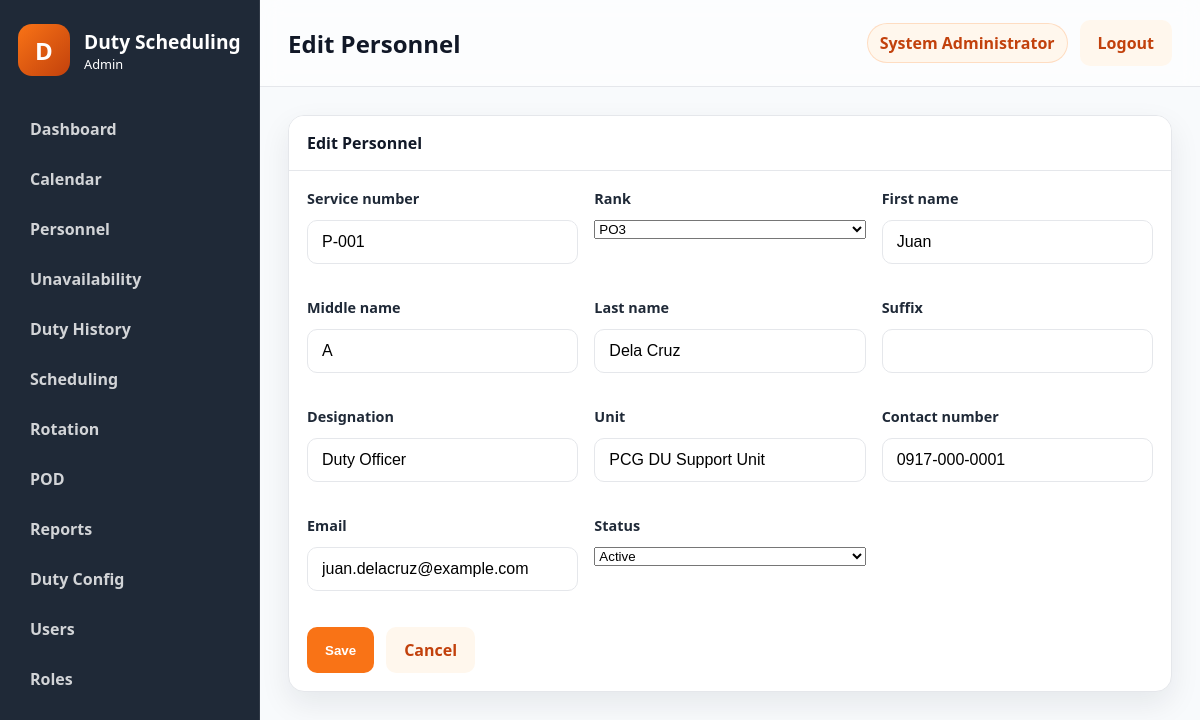
The page /public/?route=personnel/edit&id=1 (signed in) on the database its author committed.
### tables this page shows
CREATE TABLE users (
    id INT NOT NULL AUTO_INCREMENT,
    username VARCHAR(50) NOT NULL,
    password_hash VARCHAR(255) NOT NULL,
    full_name VARCHAR(100) NOT NULL,
    email VARCHAR(100) NULL,
    role_id INT NOT NULL,
    status ENUM('active','inactive') NOT NULL DEFAULT 'active',
    failed_login_attempts INT NOT NULL DEFAULT 0,
    locked_until DATETIME NULL,
    last_login DATETIME NULL,
    created_at TIMESTAMP NOT NULL DEFAULT CURRENT_TIMESTAMP,
    updated_at TIMESTAMP NOT NULL DEFAULT CURRENT_TIMESTAMP ON UPDATE CURRENT_TIMESTAMP,
    PRIMARY KEY (id),
    UNIQUE KEY uk_users_username (username),
    KEY idx_users_role_id (role_id),
    CONSTRAINT fk_users_role_id FOREIGN KEY (role_id) REFERENCES roles (id)
        ON UPDATE CASCADE
        ON DELETE RESTRICT
);

CREATE TABLE personnel (
    id INT NOT NULL AUTO_INCREMENT,
    service_number VARCHAR(20) NOT NULL,
    first_name VARCHAR(50) NOT NULL,
    middle_name VARCHAR(50) NULL,
    last_name VARCHAR(50) NOT NULL,
    suffix VARCHAR(20) NULL,
    designation VARCHAR(100) NULL,
    unit VARCHAR(100) NULL,
    contact_number VARCHAR(30) NULL,
    email VARCHAR(100) NULL,
    status ENUM('active','inactive') NOT NULL DEFAULT 'active',
    rank_id INT NOT NULL,
    created_at TIMESTAMP NOT NULL DEFAULT CURRENT_TIMESTAMP,
    updated_at TIMESTAMP NOT NULL DEFAULT CURRENT_TIMESTAMP ON UPDATE CURRENT_TIMESTAMP,
    PRIMARY KEY (id),
    UNIQUE KEY uk_personnel_service_number (service_number),
    KEY idx_personnel_rank_id (rank_id),
    KEY idx_personnel_status (status),
    CONSTRAINT fk_personnel_rank_id FOREIGN KEY (rank_id) REFERENCES ranks (id)
        ON UPDATE CASCADE
        ON DELETE RESTRICT
);

CREATE TABLE ranks (
    id INT NOT NULL AUTO_INCREMENT,
    rank_name VARCHAR(50) NOT NULL,
    rank_abbr VARCHAR(10) NOT NULL,
    rank_order INT NOT NULL,
    is_active TINYINT(1) NOT NULL DEFAULT 1,
    created_at TIMESTAMP NOT NULL DEFAULT CURRENT_TIMESTAMP,
    updated_at TIMESTAMP NOT NULL DEFAULT CURRENT_TIMESTAMP ON UPDATE CURRENT_TIMESTAMP,
    PRIMARY KEY (id),
    UNIQUE KEY uk_ranks_rank_abbr (rank_abbr),
    KEY idx_ranks_rank_order (rank_order)
);

### controllers/PersonnelController.php (called while the page is built, shortened)
<?php
class PersonnelController
{
    public function edit(): void
    {
        $id = (int) ($_GET['id'] ?? 0);
        $person = Personnel::findById($id);
        $pageTitle = 'Edit Personnel';
        $ranks = Rank::active();
        include APP_ROOT . '/views/layouts/layout.php';
    }
}

### core/functions.php (called while the page is built, shortened)
<?php
function normalize_permission(string $permission): string
{
    $normalized = trim(strtolower($permission));
    $normalized = str_replace(':', '.', $normalized);
    $normalized = str_replace('_', '.', $normalized);
    return $normalized;
}
function e(mixed $value): string
{
    return htmlspecialchars((string) $value, ENT_QUOTES, 'UTF-8');
}
function user_has_permission(string $permission): bool
{
    $user = current_user();
    $permissions = $user['permissions'] ?? [];
    return in_array(normalize_permission($permission), $permissions, true);
}
function dispatch_controller(string $controllerName, string $methodName): void
{
    $controller = new $controllerName();
    $controller->{$methodName}();
}

### public/index.php (called while the page is built, shortened)
<?php
$route = trim((string) ($_GET['route'] ?? ''), " /\t\n\r");
$routeResolver = resolve_route($route);
[$controllerName, $actionName] = $routeResolver;
if ($route !== 'auth/login' && $route !== 'auth/logout' && !is_logged_in()) {
    redirect(APP_PUBLIC_URL . '/?route=auth/login');
}
dispatch_controller($controllerName, $actionName);

### core/auth.php (called while the page is built, shortened)
<?php
function is_logged_in(): bool
{
    $user = current_user();
    return !empty($user);
}
function current_user(): ?array
{
    $sessionUser = $_SESSION['user'] ?? null;
    $userId = (int) ($_SESSION['user_id'] ?? 0);
    if (is_array($sessionUser) && !empty($sessionUser['id'])) {
        $user = User::findById($userId);
        $role = Role::findById((int) ($user['role_id'] ?? 0));
        $user['role_name'] = $role['role_name'] ?? ($sessionUser['role_name'] ?? '');
        $user['permissions'] = Role::getPermissionsForRoleId((int) ($user['role_id'] ?? 0));
        return $user;
    }
    $user = User::findById($userId);
    $role = Role::findById((int) ($user['role_id'] ?? 0));
    $user['role_name'] = $role['role_name'] ?? '';
    $user['permissions'] = Role::getPermissionsForRoleId((int) ($user['role_id'] ?? 0));
    return $user;
}

### models/User.php (called while the page is built, shortened)
<?php
class User
{
    public static function findById(int $id): ?array
    {
        $pdo = get_db();
        $statement = $pdo->prepare(
            'SELECT u.*, r.role_name, r.permissions AS role_permissions
             FROM users u
             LEFT JOIN roles r ON r.id = u.role_id
             WHERE u.id = :id
             LIMIT 1'
        );
        $statement->execute([':id' => $id]);
        $user = $statement->fetch();
        $user['permissions'] = Role::decodePermissions($user['role_permissions'] ?? '[]');
        return $user;
    }
}

### models/Role.php (called while the page is built, shortened)
<?php
class Role
{
    public static function findById(int $id): ?array
    {
        $pdo = get_db();
        $statement = $pdo->prepare('SELECT * FROM roles WHERE id = :id LIMIT 1');
        $statement->execute([':id' => $id]);
        $role = $statement->fetch();
        return $role ?: null;
    }
    public static function getPermissionsForRoleId(int $roleId): array
    {
        $role = self::findById($roleId);
        return self::decodePermissions($role['permissions'] ?? '[]');
    }
    public static function decodePermissions(mixed $permissions): array
    {
        $values = [];
        if (is_array($permissions)) {
            $values = array_values($permissions);
        } else {
            $decoded = json_decode((string) $permissions, true);
            if (is_array($decoded)) {
                $values = array_values($decoded);
            }
        }
        $normalized = [];
        foreach ($values as $value) {
            $normalized[] = normalize_permission((string) $value);
        }
        return array_values(array_unique($normalized));
    }
}

### models/Personnel.php (called while the page is built, shortened)
<?php
class Personnel
{
    public static function findById(int $id): ?array
    {
        $pdo = get_db();
        $statement = $pdo->prepare(
            'SELECT p.*, r.rank_abbr, r.rank_name
             FROM personnel p
             LEFT JOIN ranks r ON r.id = p.rank_id
             WHERE p.id = :id
             LIMIT 1'
        );
        $statement->execute([':id' => $id]);
        $person = $statement->fetch();
        return $person ?: null;
    }
}

### models/Rank.php (called while the page is built, shortened)
<?php
class Rank
{
    public static function active(): array
    {
        $pdo = get_db();
        $statement = $pdo->prepare('SELECT * FROM ranks WHERE is_active = 1 ORDER BY rank_order DESC, id ASC');
        $statement->execute();
        return $statement->fetchAll() ?: [];
    }
}

### views/personnel/form.php (the view, shortened to what this page needs)
<?php
$personData = $person ?? ['id' => 0, 'service_number' => '', 'first_name' => '', 'middle_name' => '', 'last_name' => '', 'suffix' => '', 'designation' => '', 'unit' => '', 'contact_number' => '', 'email' => '', 'status' => 'active', 'rank_id' => 0];
?>
<div class="panel">
    <div class="panel-header">
        <span><?= e($pageTitle); ?></span>
    </div>
    <div class="panel-body">
        <form method="post" action="<?= e(APP_PUBLIC_URL . '/?route=personnel/save'); ?>" class="stack-form">
            <div class="form-grid">
                <div class="form-group">
                    <label>Service number</label>
                    <input type="text" name="service_number" value="<?= e($personData['service_number'] ?? ''); ?>" required>
                </div>
                <div class="form-group">
                    <label>Rank</label>
                    <select name="rank_id" required>
                        <?php foreach ($ranks as $rank): ?>
                            <option value="<?= e((string) $rank['id']); ?>" <?= ((int) ($personData['rank_id'] ?? 0) === (int) $rank['id']) ? 'selected' : ''; ?>>
                                <?= e($rank['rank_name']); ?>
                            </option>
                        <?php endforeach; ?>
                    </select>
                </div>
                <div class="form-group">
                    <label>First name</label>
                    <input type="text" name="first_name" value="<?= e($personData['first_name'] ?? ''); ?>" required>
                </div>
                <div class="form-group">
                    <label>Middle name</label>
                    <input type="text" name="middle_name" value="<?= e($personData['middle_name'] ?? ''); ?>">
                </div>
                <div class="form-group">
                    <label>Last name</label>
                    <input type="text" name="last_name" value="<?= e($personData['last_name'] ?? ''); ?>" required>
                </div>
                <div class="form-group">
                    <label>Suffix</label>
                    <input type="text" name="suffix" value="<?= e($personData['suffix'] ?? ''); ?>">
                </div>
                <div class="form-group">
                    <label>Designation</label>
                    <input type="text" name="designation" value="<?= e($personData['designation'] ?? ''); ?>">
                </div>
                <div class="form-group">
                    <label>Unit</label>
                    <input type="text" name="unit" value="<?= e($personData['unit'] ?? ''); ?>">
                </div>
                <div class="form-group">
                    <label>Contact number</label>
                    <input type="text" name="contact_number" value="<?= e($personData['contact_number'] ?? ''); ?>">
                </div>
                <div class="form-group">
                    <label>Email</label>
                    <input type="email" name="email" value="<?= e($personData['email'] ?? ''); ?>">
                </div>
                <div class="form-group">
                    <label>Status</label>
                    <select name="status">
                        <option value="active" <?= (($personData['status'] ?? 'active') === 'active') ? 'selected' : ''; ?>>Active</option>
                    </select>
                </div>
            </div>
            <div class="button-row">
                <button type="submit" class="btn btn-primary">Save</button>
                <a class="btn btn-secondary" href="<?= e(APP_PUBLIC_URL . '/?route=personnel/index'); ?>">Cancel</a>
            </div>
        </form>
    </div>
</div>

### views/layouts/layout.php (shortened to what this page needs)
<?php
$user = $user ?? current_user();
$pageTitle = $pageTitle ?? 'Dashboard';
$viewFile = $viewFile ?? APP_ROOT . '/views/dashboard/index.php';
?>
<!doctype html>
<html lang="en">
<head>
    <link rel="stylesheet" href="<?= e(APP_PUBLIC_URL . '/assets/css/app.css'); ?>">
    <link rel="stylesheet" href="<?= e(APP_PUBLIC_URL . '/assets/css/print.css'); ?>">
</head>
<body class="app-body">
    <div class="app-shell">
        <?php include APP_ROOT . '/views/layouts/sidebar.php'; ?>
        <main class="main-panel">
            <header class="topbar no-print">
                <div>
                    <h1><?= e($pageTitle); ?></h1>
                </div>
                <div class="topbar-actions">
                    <span class="user-pill"><?= e($user['full_name'] ?? 'Administrator'); ?></span>
                    <a class="btn btn-secondary" href="<?= e(APP_PUBLIC_URL . '/?route=auth/logout'); ?>">Logout</a>
                </div>
            </header>
            <section class="content-area">
                <?php include $viewFile; ?>
            </section>
        </main>
    </div>
</body>
</html>

### public/assets/css/app.css (style rules this page uses)
:root { --primary: #F97316; --primary-dark: #C2410C; --primary-light: #FFF7ED; --dark: #1F2937; --bg: #F8FAFC; --border: #E5E7EB; --text: #111827; --muted: #6B7280; --shadow: 0 12px 30px rgba(15, 23, 42, 0.08); --radius: 16px; --card-bg: #FFFFFF; --danger: #DC2626; --success: #16A34A; --warning: #F59E0B; }
* { box-sizing: border-box; }
html, body { margin: 0; min-height: 100%; font-family: "Segoe UI", Tahoma, Geneva, Verdana, sans-serif; background: var(--bg); color: var(--text); }
body { min-height: 100vh; }
.login-form, .form-group { display: flex; flex-direction: column; gap: 12px; }
.form-group { margin-bottom: 18px; }
label { color: var(--dark); font-weight: 600; font-size: 0.9rem; }
input { width: 100%; padding: 12px 14px; border: 1px solid var(--border); border-radius: 10px; background: #fff; font-size: 1rem; }
.btn { display: inline-flex; align-items: center; justify-content: center; padding: 12px 18px; border: none; border-radius: 10px; text-decoration: none; cursor: pointer; font-weight: 600; transition: opacity 0.2s ease; }
.btn-primary { background: var(--primary); color: #fff; }
.btn-secondary { background: var(--primary-light); color: var(--primary-dark); }
.app-body { background: var(--bg); }
.app-shell { display: flex; min-height: 100vh; }
.main-panel { flex: 1; display: flex; flex-direction: column; }
.topbar { display: flex; align-items: center; justify-content: space-between; padding: 20px 28px; background: rgba(255, 255, 255, 0.6); border-bottom: 1px solid var(--border); backdrop-filter: blur(10px); }
.topbar h1 { margin: 0; font-size: 1.5rem; }
.topbar-actions { display: flex; align-items: center; gap: 12px; }
.user-pill { background: var(--primary-light); color: var(--primary-dark); border: 1px solid rgba(249, 115, 22, 0.2); border-radius: 999px; padding: 8px 12px; font-weight: 600; }
.content-area { padding: 28px; }
.form-grid { display: grid; grid-template-columns: repeat(auto-fit, minmax(220px, 1fr)); gap: 16px; }
.stack-form { display: flex; flex-direction: column; gap: 18px; }
.button-row { display: flex; gap: 12px; flex-wrap: wrap; }
.panel { background: var(--card-bg); border: 1px solid var(--border); border-radius: var(--radius); overflow: hidden; box-shadow: var(--shadow); }
.panel-header { display: flex; align-items: center; justify-content: space-between; padding: 16px 18px; border-bottom: 1px solid var(--border); background: #fff; font-weight: 700; }
.panel-body { padding: 18px; }
.no-print { print-color-adjust: exact; }

### public/assets/css/print.css (style rules this page uses)
body { background: #fff; }

### rows shown on the page
users: full_name "System Administrator"
personnel: service_number "P-001", rank_id "PO3", first_name "Juan", middle_name "A", last_name "Dela Cruz", designation "Duty Officer", unit "PCG DU Support Unit", contact_number "0917-000-0001", email "juan.delacruz@example.com", status "Active"

### other values the page prints
$item['label'] "Dashboard"
$item['label'] "Calendar"
$item['label'] "Personnel"
$item['label'] "Unavailability"
$item['label'] "Duty History"
$item['label'] "Scheduling"
$item['label'] "Rotation"
$item['label'] "POD"
$item['label'] "Reports"
$item['label'] "Duty Config"
$item['label'] "Users"
$item['label'] "Roles"
$pageTitle "Edit Personnel"
